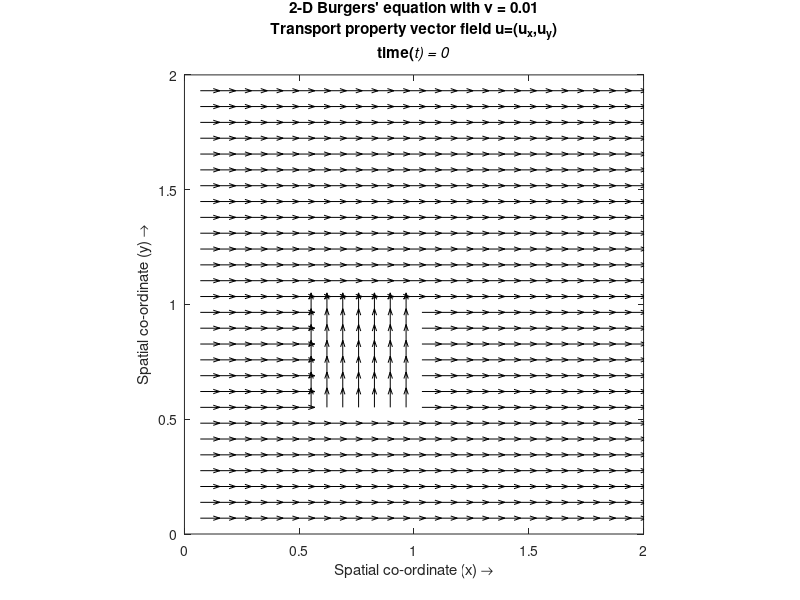

MATLAB code for this plot: (Note: this script raises an error after producing the figure.)
% Simulating the 2-D Burgers' equation by the Finite Difference Method
...(a time march)
% Numerical scheme used is a first order upwind in time and for the
...first order partial space derivatives, while a central difference
...for the second order spatial derivatives

%%
%Specifying Parameters
nx=30;                           %Number of steps in space(x)
ny=30;                           %Number of steps in space(y)       
nt=100;                           %Number of time steps 
dt=0.01;                         %Width of each time step
dx=2/(nx-1);                     %Width of space step(x)
dy=2/(ny-1);                     %Width of space step(y)
x=0:dx:2;                        %Range of x(0,2) and specifying the grid points
y=0:dy:2;                        %Range of y(0,2) and specifying the grid points
vis=0.01;                        %Diffusion coefficient/viscosity
u=zeros(nx,ny);                  %Preallocating u
un=zeros(nx,ny);                 %Preallocating un
v=zeros(nx,ny);                  %Preallocating v
vn=zeros(nx,ny);                 %Preallocating vn
rhsx=zeros(nx,ny);
rhsy=zeros(nx,ny);

%%
% Initial Conditions
for i=1:nx
    for j=1:ny
        if ((0.5<=y(j))&&(y(j)<=1)&&(0.5<=x(i))&&(x(i)<=1))
            u(i,j)=0;
            v(i,j)=1;
        else
            u(i,j)=1;
            v(i,j)=0;
        end
    end
end

%%
%Boundary conditions
u(1,:)=0;
u(nx,:)=0;
u(:,1)=0;
u(:,ny)=0;
v(1,:)=0;
v(nx,:)=0;
v(:,1)=0;
v(:,ny)=0;

%%
%Calculating the coefficient matrix for the implicit scheme
Ex=(vis*dt/dx^2)*sparse(2:nx,1:nx-1,1,nx,nx);
Dx=Ex+Ex'-(2*dt*vis/dx^2)*speye(nx);
Ey=(vis*dt/dy^2)*sparse(2:ny,1:ny-1,1,ny,ny);
Dy=Ey+Ey'-(2*dt*vis/dy^2)*speye(ny);
d=kron(Dy,speye(nx))+kron(speye(ny),Dx);
D=d-speye(nx*ny);

%%
%Calculating the velocity profile for each time step
i=2:nx-1;
j=2:ny-1;
m=2:nx;
n=2:ny;
for it=0:nt
    un=u;
    vn=v;
    %plotting the velocity field
    h=quiver(x,y,u',v','k');
    axis([0 2 0 2])
    axis square
    title({['2-D Burgers'' equation with {\nu} = ',num2str(vis)];'Transport property vector field {\bfu}=(u_x,u_y)';['time(\itt) = ',num2str(dt*it)]})
    xlabel('Spatial co-ordinate (x) \rightarrow')
    ylabel('Spatial co-ordinate (y) \rightarrow')
    if it==50
        pause
    end
    drawnow;
    refreshdata(h)
    
    %Uncomment as necessary
    %---------------
    %Implicit method:
    
%     rhsx(m,n)=un(m,n)-(dt*un(m,n).*(un(m,n)-un(m-1,n))/dx)-(dt*vn(m,n).*(un(m,n)-un(m,n-1))/dy);
%     rhsy(m,n)=vn(m,n)-(dt*un(m,n).*(vn(m,n)-vn(m-1,n))/dx)-(dt*vn(m,n).*(vn(m,n)-vn(m,n-1))/dy);
%     bx=-reshape(rhsx,[],1);
%     bx(1:nx)=0;bx(nx*(ny-1)+1:nx*ny)=0;         %Imposing boundary conditions
%     bx(1:nx:nx*(ny-1)+1)=0;bx(nx:nx:nx*ny)=0;   ... on b itself
%     solx=D\bx;
%     u=reshape(solx,nx,ny);
%     by=-reshape(rhsy,[],1);
%     by(1:nx)=0;by(nx*(ny-1)+1:nx*ny)=0;         %Imposing boundary conditions
%     by(1:nx:nx*(ny-1)+1)=0;by(nx:nx:nx*ny)=0;   ... on b itself
%     soly=D\by;
%     v=reshape(soly,nx,ny);
    %}
    %---------------
   % Explicit mathod
   % {
        
    u(i,j)=un(i,j)-(dt*(un(i,j)-un(i-1,j)).*un(i,j)/dx)-(dt*(un(i,j)-un(i,j-1)).*vn(i,j)/dy)+(vis*dt*(un(i+1,j)-2*un(i,j)+un(i-1,j))/(dx*dx))+(vis*dt*(un(i,j-1)-2*un(i,j)+un(i,j+1))/(dy*dy));
    v(i,j)=vn(i,j)-(dt*(vn(i,j)-vn(i-1,j)).*un(i,j)/dx)-(dt*(vn(i,j)-vn(i,j-1)).*vn(i,j)/dy)+(vis*dt*(vn(i+1,j)-2*vn(i,j)+vn(i-1,j))/(dx*dx))+(vis*dt*(vn(i,j-1)-2*vn(i,j)+vn(i,j+1))/(dy*dy));
    %Boundary Conditions
    u(1,:)=0;
    u(nx,:)=0;
    u(:,1)=0;
    u(:,ny)=0;
    v(1,:)=0;
    v(nx,:)=0;
    v(:,1)=0;
    v(:,ny)=0;
    %}
end